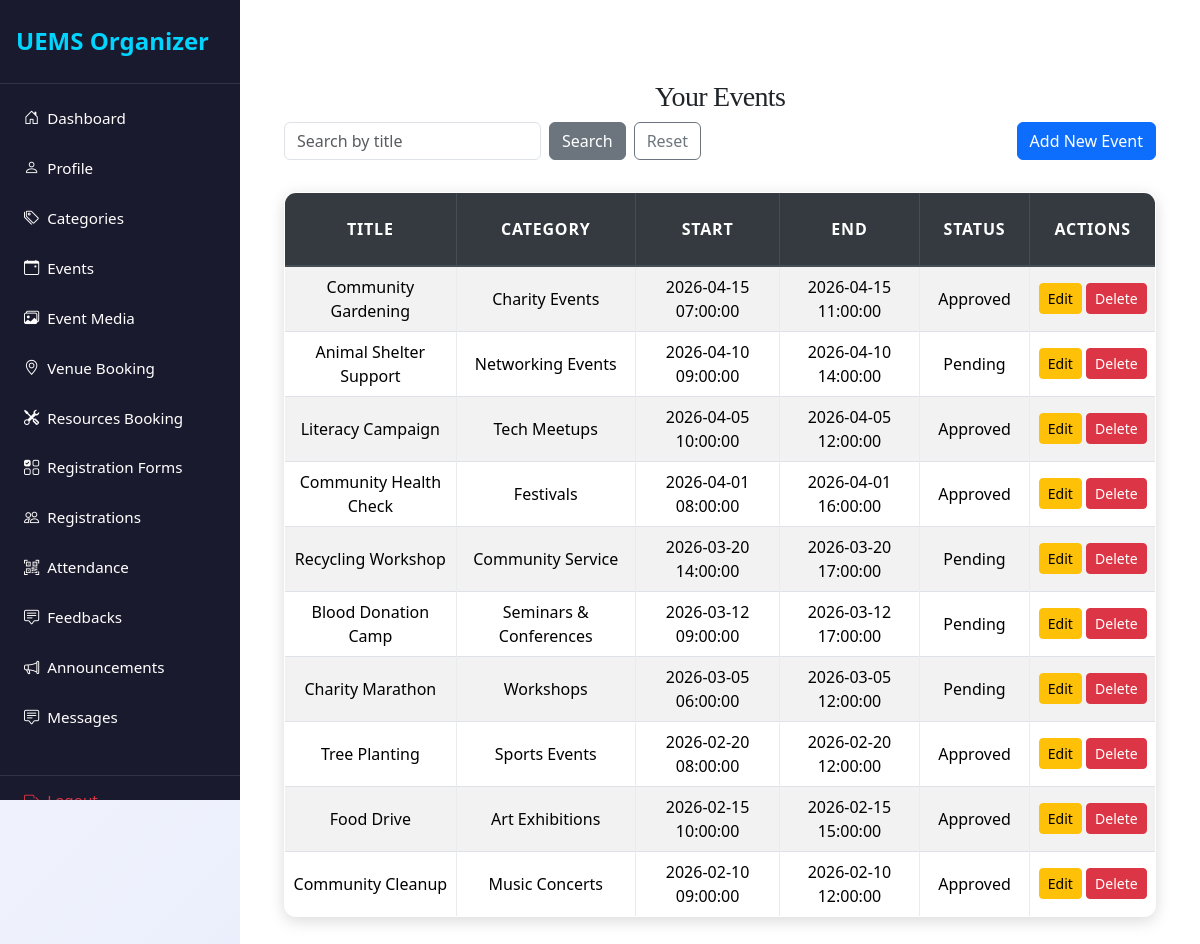
The page /organizer/view_events.php (signed in) on the database its author committed.
### tables this page shows
CREATE TABLE `events` (
  `event_id` int(11) NOT NULL,
  `title` varchar(255) NOT NULL,
  `description` text NOT NULL,
  `organizer_id` int(11) NOT NULL,
  `category_id` int(11) DEFAULT NULL,
  `event_type` enum('one_time','recurring') DEFAULT 'one_time',
  `start_datetime` datetime NOT NULL,
  `end_datetime` datetime NOT NULL,
  `capacity` int(11) DEFAULT 0,
  `registration_deadline` datetime DEFAULT NULL,
  `status` enum('pending','approved','rejected','cancelled','completed') DEFAULT 'pending',
  `banner_image` varchar(255) DEFAULT NULL,
  `created_at` datetime DEFAULT current_timestamp(),
  `updated_at` datetime DEFAULT current_timestamp() ON UPDATE current_timestamp()
);

CREATE TABLE `event_categories` (
  `id` int(11) NOT NULL,
  `name` varchar(100) NOT NULL
);

### organizer/view_events.php (the view, shortened to what this page needs)
<?php
include('config.php');
$user_id = $_SESSION['user_id'];
$search = $_GET['search'] ?? '';
$search_sql = "%$search%";
$stmt = mysqli_prepare($conn, "SELECT e.event_id, e.title, e.start_datetime, e.end_datetime, e.status, c.name AS category
                              FROM events e
                              LEFT JOIN event_categories c ON e.category_id=c.id
                              WHERE e.organizer_id=? AND e.title LIKE ?
                              ORDER BY e.start_datetime DESC");
mysqli_stmt_bind_param($stmt, "is", $user_id, $search_sql);
mysqli_stmt_execute($stmt);
$result = mysqli_stmt_get_result($stmt);
$events = mysqli_fetch_all($result, MYSQLI_ASSOC);
?>
<!DOCTYPE html>
<html>
<head>
    <link rel="stylesheet" href="https://maxcdn.bootstrapcdn.com/bootstrap/4.5.2/css/bootstrap.min.css">
    <link rel="stylesheet" href="../css/style.css">
</head>
<body>
<?php include('navbar.php'); ?>
    <div id="content">
<div class="container mt-5">
    <div >
        <h3>Your Events</h3>
        <a href="add_events.php" class="float-right btn btn-primary">Add New Event</a>
    </div>
    <form method="GET" class="form-inline mb-3">
        <input type="text" name="search" class="form-control mr-2" placeholder="Search by title" value="<?= htmlspecialchars($search); ?>">
        <button class="btn btn-secondary">Search</button>
        <a href="view_events.php" class="btn btn-outline-secondary ml-2">Reset</a>
    </form>
    <table class="table table-bordered table-striped">
        <thead class="thead-dark">
            <tr>
                <th>Title</th>
                <th>Category</th>
                <th>Start</th>
                <th>End</th>
                <th>Status</th>
                <th>Actions</th>
            </tr>
        </thead>
        <tbody>
            <?php if(count($events) > 0): ?>
                <?php foreach($events as $event): ?>
                    <tr>
                        <td><?= htmlspecialchars($event['title']); ?></td>
                        <td><?= htmlspecialchars($event['category'] ?? ''); ?></td>
                        <td><?= $event['start_datetime']; ?></td>
                        <td><?= $event['end_datetime']; ?></td>
                        <td><?= ucfirst($event['status']); ?></td>
                        <td>
                            <a href="edit_event.php?id=<?= $event['event_id']; ?>" class="btn btn-sm btn-warning">Edit</a>
                            <button onclick="confirmDelete(<?= $event['event_id']; ?>)" class="btn btn-sm btn-danger">Delete</button>
                        </td>
                    </tr>
                <?php endforeach; ?>
            <?php else: ?>
                <tr><td colspan="6" class="text-center">No events found.</td></tr>
            <?php endif; ?>
        </tbody>
    </table>
</div>
</body>
</html>

### css/style.css (style rules this page uses)
:root { --primary: #007bff; --secondary: #6c757d; --success: #28a745; --info: #17a2b8; --warning: #ffc107; --danger: #dc3545; --light: #f8f9fa; --dark: #2d3436; --accent: #ff6f61; --highlight: #6f42c1; --shadow: rgba(0, 0, 0, 0.15); --transition: all 0.3s ease-in-out; }
body { font-family: 'Inter', 'Segoe UI', Tahoma, Geneva, Verdana, sans-serif; background: linear-gradient(135deg, var(--light) 0%, #e0e7ff 100%); color: var(--dark); line-height: 1.8; margin: 0; padding: 0; min-height: 100vh; font-size: 16px; }
h1, h2, h3, h4 { text-align: center; margin: 2.5rem 0; font-family: 'Georgia', 'Times New Roman', serif; color: var(--dark); font-weight: 700; letter-spacing: -0.025em; }
h3 { font-size: 1.75rem; }
.container { max-width: 1200px; margin: 0 auto 3rem; padding: 0 1.5rem; }
.table { width: 100%; border-collapse: collapse; margin: 2rem 0; font-size: 1rem; background-color: #ffffff; border-radius: 12px; overflow: hidden; box-shadow: 0 4px 16px var(--shadow); transition: var(--transition); }
.table th, .table td { padding: 1.25rem; border: 1px solid #e9ecef; text-align: center; vertical-align: middle; }
.table thead th { background-color: rgb(0, 0, 0); color: white; font-weight: 600; text-transform: uppercase; letter-spacing: 0.05em; padding: 1.5rem; }
.table tbody tr { transition: var(--transition); }
.table tbody tr:nth-child(odd) { background-color: var(--light); }
.btn-primary { background-color: var(--primary); color: #fff; border: none; border-radius: 8px; padding: 0.75rem 1.5rem; font-size: 1rem; font-weight: 500; cursor: pointer; transition: var(--transition); display: inline-flex; align-items: center; justify-content: center; }
a { color: var(--primary); text-decoration: none; font-weight: 500; transition: var(--transition); }

### organizer/navbar.php (style rules this page uses)
* { margin: 0; padding: 0; box-sizing: border-box; }
body { min-height: 100vh; display: flex; font-family: 'Segoe UI', Tahoma, Geneva, Verdana, sans-serif; background-color: #f5f5f5; }
#content { margin-left: 240px; flex: 1; padding: 2rem; background: #ffffff; min-height: 100vh; }

### rows shown on the page
events: title "Community Gardening", category.name "Charity Events", start_datetime "2026-04-15 07:00:00", end_datetime "2026-04-15 11:00:00", status "Approved"
events: title "Animal Shelter Support", category.name "Networking Events", start_datetime "2026-04-10 09:00:00", end_datetime "2026-04-10 14:00:00", status "Pending"
events: title "Literacy Campaign", category.name "Tech Meetups", start_datetime "2026-04-05 10:00:00", end_datetime "2026-04-05 12:00:00", status "Approved"
events: title "Community Health Check", category.name "Festivals", start_datetime "2026-04-01 08:00:00", end_datetime "2026-04-01 16:00:00", status "Approved"
events: title "Recycling Workshop", category.name "Community Service", start_datetime "2026-03-20 14:00:00", end_datetime "2026-03-20 17:00:00", status "Pending"
events: title "Blood Donation Camp", category.name "Seminars & Conferences", start_datetime "2026-03-12 09:00:00", end_datetime "2026-03-12 17:00:00", status "Pending"
events: title "Charity Marathon", category.name "Workshops", start_datetime "2026-03-05 06:00:00", end_datetime "2026-03-05 12:00:00", status "Pending"
events: title "Tree Planting", category.name "Sports Events", start_datetime "2026-02-20 08:00:00", end_datetime "2026-02-20 12:00:00", status "Approved"
events: title "Food Drive", category.name "Art Exhibitions", start_datetime "2026-02-15 10:00:00", end_datetime "2026-02-15 15:00:00", status "Approved"
events: title "Community Cleanup", category.name "Music Concerts", start_datetime "2026-02-10 09:00:00", end_datetime "2026-02-10 12:00:00", status "Approved"
